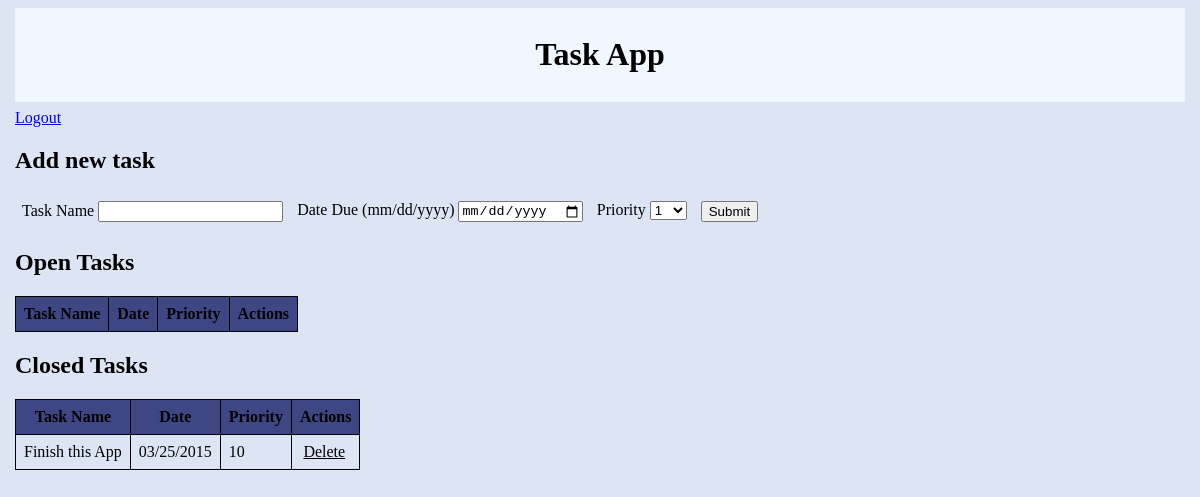
The app's page /task/ (signed in), older data.
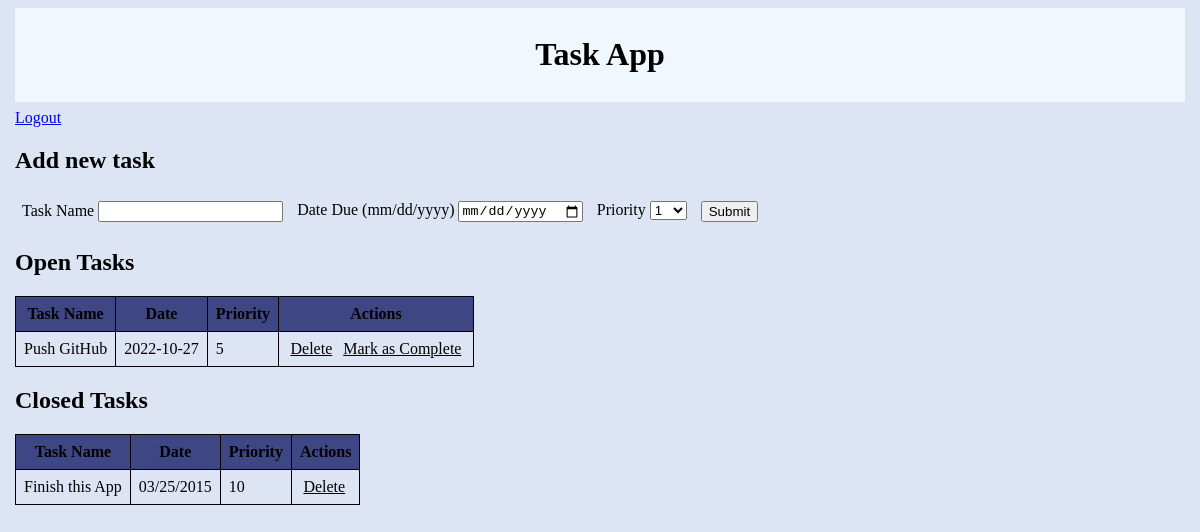
The same page, newer data.
### tables this page shows
CREATE TABLE task(task_id INTEGER PRIMARY KEY AUTOINCREMENT,
    name TEXT NOT NULL, due_date TEXT NOT NULL, priority INTEGER NOT NULL,
    status INTEGER NOT NULL);

### views.py (the view)
@app.route('/task/')
@login_required
def task():
    g.db= connect_db()
    cursor = g.db.execute(
        'select name, due_date, priority, task_id from task WHERE status=1'
    )
    open_tasks = [dict(name=row[0], due_date=row[1], priority=row[2], task_id=row[3]) for row in cursor.fetchall()]
    cursor = g.db.execute(
        'select name, due_date, priority, task_id from task WHERE status=0'
    )
    closed_tasks = [dict(name=row[0], due_date=row[1], priority=row[2], task_id=row[3]) for row in cursor.fetchall()]
    g.db.close()
    return render_template(
    'task.html',
    form=AddTaskForm(request.form),
    open_tasks=open_tasks,
    closed_tasks=closed_tasks
    )

### forms.py
class AddTaskForm(Form):
    task_id = IntegerField()
    name = StringField('Task Name', validators=[DataRequired()])
    due_date = DateField(
        'Date Due (mm/dd/yyyy)',
        validators=[DataRequired()], format='%m/%d/%Y'
    )
    priority = SelectField(
        'Priority',
        validators=[DataRequired()],
        choices=[
        ('1', '1'), ('2', '2'), ('3', '3'), ('4', '4'), ('5', '5'),
        ('6', '6'), ('7', '7'), ('8', '8'), ('9', '9'), ('10', '10')
        ]
    )
    status = IntegerField('Status')

### views.py (called while the page is built)
def connect_db():
    return sqlite3.connect(app.config['DATABASE_PATH'])

def login_required(test):
    @wraps(test)
    def wrap(*args, **kwargs):
        if 'logged_in' in session:
            return test(*args, **kwargs)
        else:
            flash("you need to login first")
            return redirect(url_for('login'))
    return wrap

### templates/task.html (shortened to what this page needs)
{% extends 'main.html' %}
{% block content %}
<div class="navBar">
    <h1>Task App</h1>
</div>
<div class='logout'>
    <a href="{{url_for('logout')}}">Logout</a>
</div>
<div class="sections">
    <h2>Add new task</h2>
    <form action="{{url_for('new_task')}}", method="post" class="add-task">
        <div>
            {{form.name.label}}
            {{form.name}}
        </div>
        <div>
            {{form.due_date.label}}
            {{form.due_date}}
        </div>
        <div>
            {{form.priority.label}}
            {{form.priority}}
        </div>
        <div>
            <button type="submit">Submit</button>
        </div>
    </form>
</div>
<div class="sections">
    <h2>Open Tasks</h2>
    <table class="table-task">
        <thead>
            <tr>
                <th>Task Name</th>
                <th>Date</th>
                <th>Priority</th>
                <th>Actions</th>
            </tr>
        </thead>
            {% for  task in open_tasks %}
                <tr>
                    <td>{{task.name}}</td>
                    <td>{{task.due_date}}</td>
                    <td>{{task.priority}}</td>
                    <td>
                        <a href="{{url_for('delete_entry', task_id = task.task_id)}}">Delete</a>
                        <a href="{{url_for('complete', task_id = task.task_id)}}">Mark as Complete</a>
                    </td>
                </tr>
            {% endfor %}
    </table>
</div>
<div class="sections">
    <h2>Closed Tasks</h2>
    <table class="table-task">
        <thead>
            <tr>
                <th>Task Name</th>
                <th>Date</th>
                <th>Priority</th>
                <th>Actions</th>
            </tr>
        </thead>
            {% for  task in closed_tasks %}
                <tr>
                    <td>{{task.name}}</td>
                    <td>{{task.due_date}}</td>
                    <td>{{task.priority}}</td>
                    <td>
                        <a href="{{url_for('delete_entry', task_id = task.task_id)}}">Delete</a>
                    </td>
                </tr>
            {% endfor %}
    </table>
</div>
{% endblock  %}

### templates/main.html (shortened to what this page needs)
<!DOCTYPE html>
<html lang="en">
<head>
    <link rel="stylesheet" href="{{ url_for('static', filename='css/main.css') }}">
</head>
<body>
    {% block content %}
    {% endblock  %}
</body>
</html>

### static/css/main.css (style rules this page uses)
body { background: #dde5f4; }
.navBar { display: flex; flex-direction: column; align-items: center; margin: 7px; padding: 7px; background-color: #f1f7fe; }
.logout { margin: 7px; }
.sections { margin: 7px; }
.add-task { display: flex; justify-content: flex-start; }
.add-task div { margin: 7px; }
.table-task { border-collapse: collapse; }
.table-task td, .table-task th { border: 1px solid black; padding: 8px; }
.table-task th { background-color:#3e4684 }
.table-task a { color: black; margin: 3.5px; }

Row changes from the older to the newer data that the page shows:
added task: name "Push GitHub", due_date "2022-10-27", priority "5", shown under "Open Tasks"
